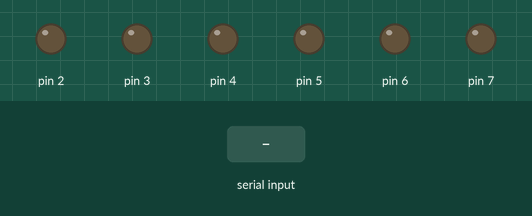
Recording of a sketch running on a simulated Arduino Uno, built with avr-gcc and run on an emulated ATmega328P. On the bench: output pins drawn as LEDs (lit = HIGH). Inputs (shaded band) come from the test bench.

Above: at 1.2 s.
1.3 s: "1" received over Serial
At 2.5 s:
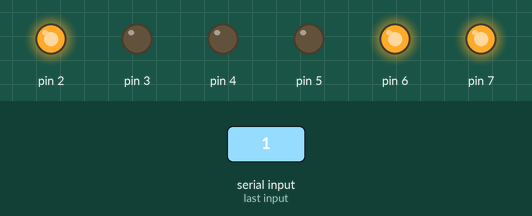
2.8 s: "0" received over Serial
At 3.8 s:
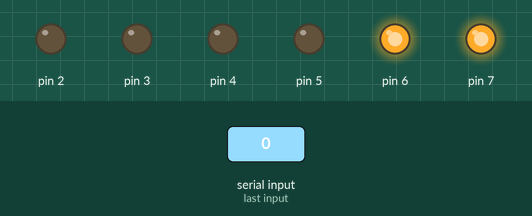
4.3 s: "2" received over Serial
At 5.0 s:
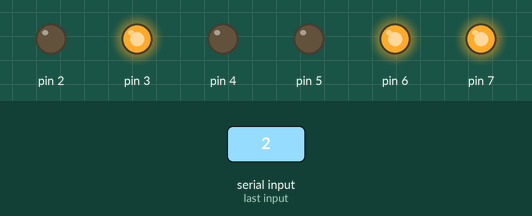
Timing chart, 0 to 7.3 s (numbered marks = the images above; inputs shaded):
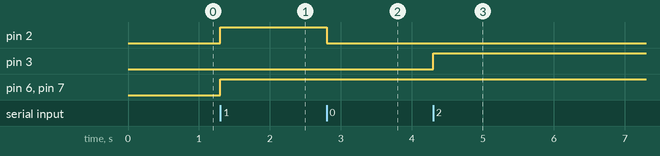

Measured:
- after the input at 1.3 s, pin 2, pin 6, pin 7: LOW → HIGH at once
- after the input at 2.8 s, pin 2: HIGH → LOW at once
- after the input at 4.3 s, pin 3: LOW → HIGH at once

The sketch:

Solenoid_Sequencer.ino
```cpp
/*
* Drives up to 6 solenoids plugged (via MOSFETs)
* on outputs D2 to D7
*/
int output=0;

void setup() {
  Serial.begin(115200);
  DDRD = DDRD | B11111100;
}

void loop() {
  if (Serial.available() > 0) {
     //read data from Serial
     output = (Serial.read() << 2);
     //quick I/O driving on PORTD
     PORTD = (PORTD & output) | (PORTD & B11);
     PORTD |= output | (PORTD & B11);
  }
}
```
